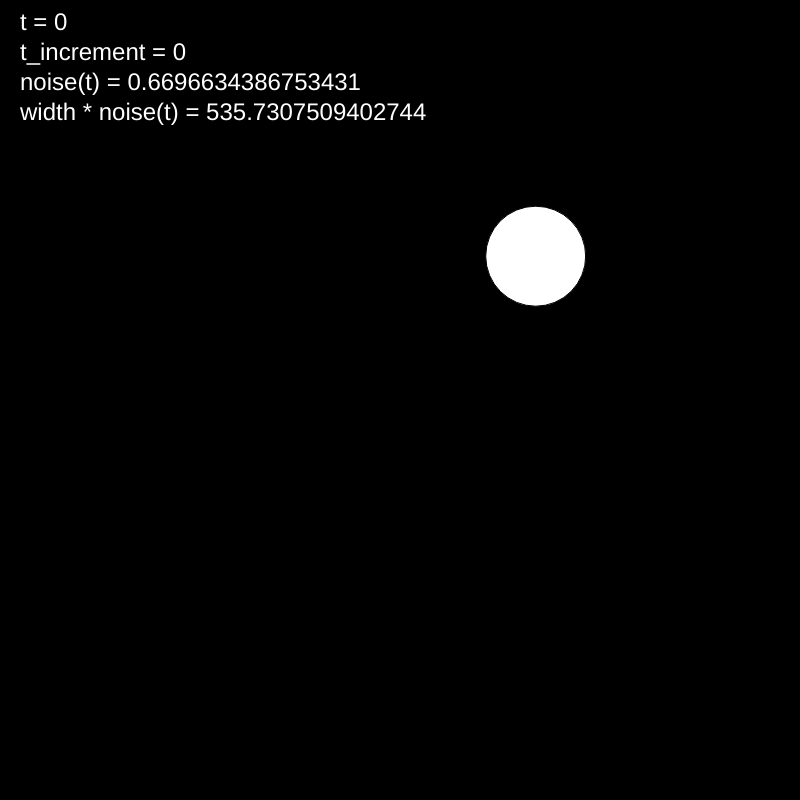
Frame 1 (no input)
Frame 60 (no input): identical to frame 1, image omitted
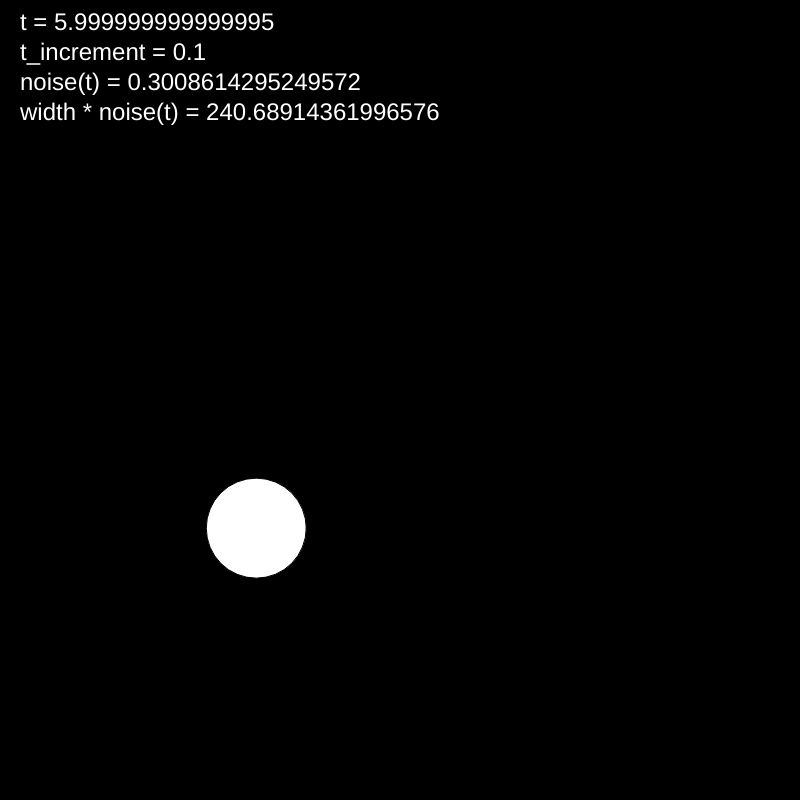
Frame 120 (the mouse pressed at the canvas centre since frame 60)

The p5.js sketch that drew these frames (run headless with seeded random() and noise() and a simulated clock; from frame 60 on, the mouse is pressed at the canvas centre):

// p5.js sketch
// ── sketch.js
var t;
var t_increment;

function setup() {
  createCanvas(800, 800);
  textSize(24);
  t = 0;  
  t_increment = 0;
}

function draw() {
  background(0);
  fill(255);
  
  // t_increment will control how "fast" we move
  // through the 1d noise graph
  t_increment = map(mouseX, 0, width, 0, 0.2);
  
  // noise will always output a value between 0 and 1
  // since noise gives us between 0 and 1, then
  // width * noise bounds between 0 and width
  
  var x = width * noise(t);
  
  // this example is the same as p09, but we are making one change:
  // let y *also* vary according to noise.
  // notice that if both x and y depend on noise(t), then the circle will
  // only move along a diagonal between (0, 0) and (width, height). this
  // is because noise(t) is fixed, so x and y will be proportional.  but if we
  // offset one of them by an arbitrary large amount, e.g. 8, then they will be
  // sampling from different regions along the noise field
  var y = height * noise(t+8);
  
  // add t_increment to t
  t += t_increment;
  
  ellipse(x, y, 100, 100);
  
  text("t = "+t, 20, 30);
  text("t_increment = "+t_increment, 20, 60);
  text("noise(t) = "+noise(t), 20, 90);
  text("width * noise(t) = "+width * noise(t), 20, 120);
  
  // important notes:
  // noise(t) is fixed for every value of t, for the duration of the program
  // noise(t1) and noise(t2) are close to each other for close values of t1 and t2
}
